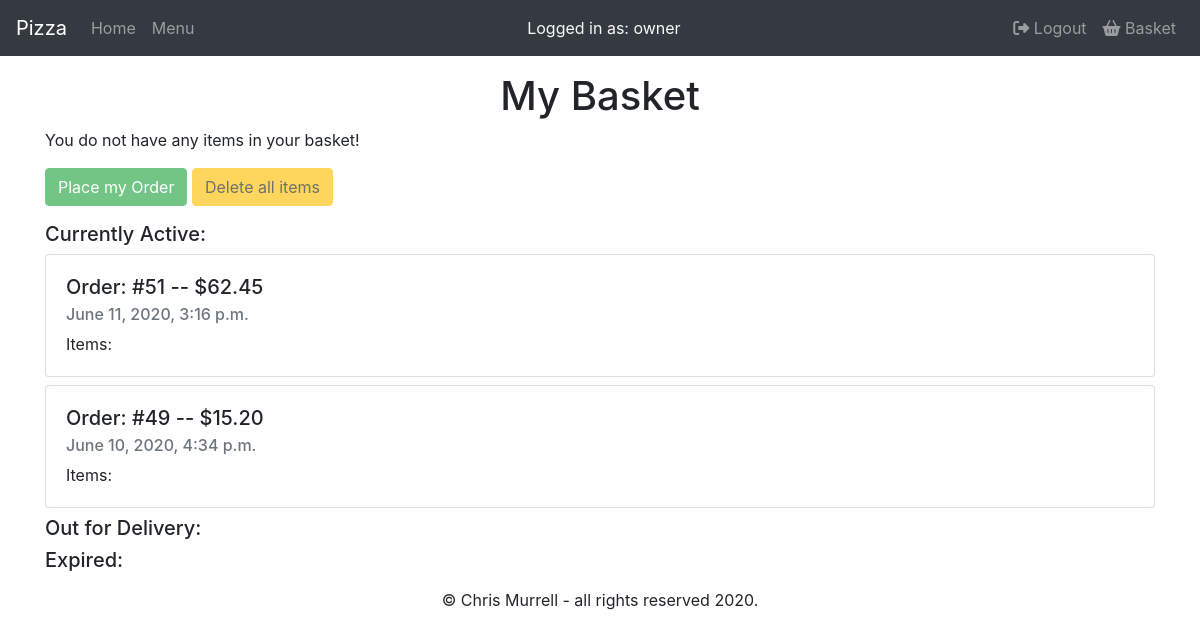
Before: /basket (signed in) with the older database file.
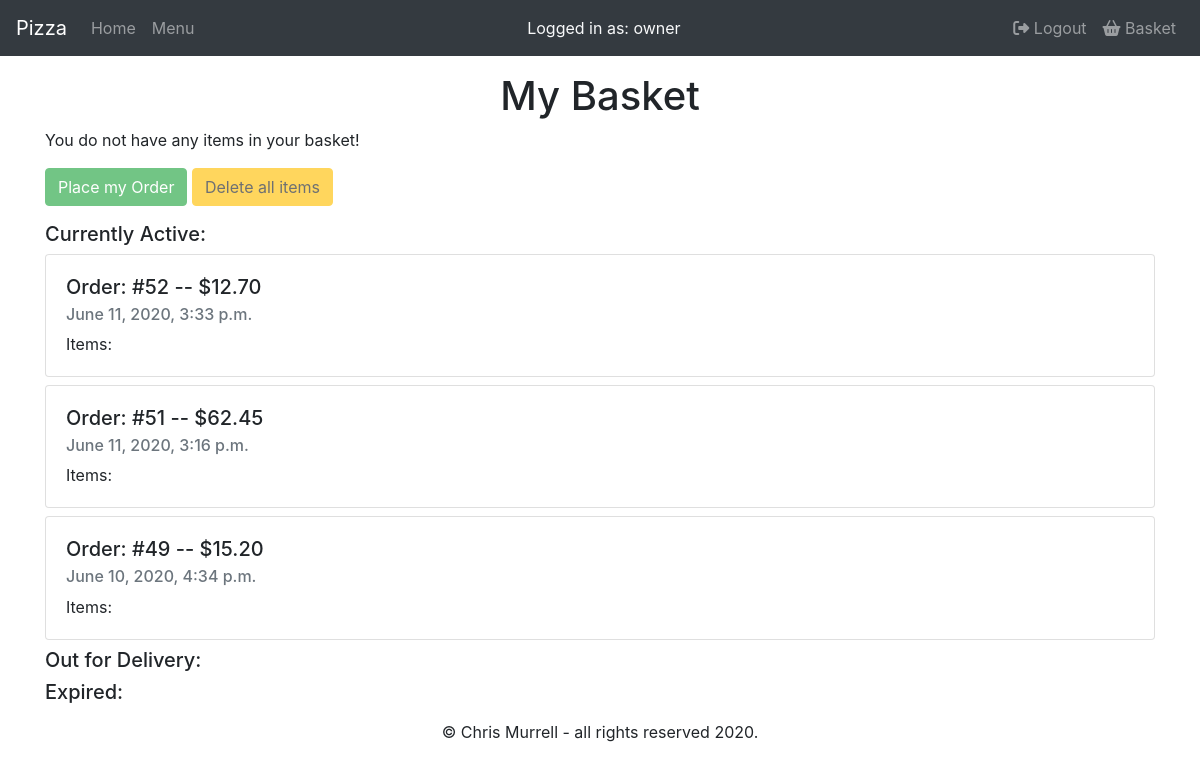
After: the same page with the newer database file.
### orders/models.py (models this page shows, shortened)
class Orders(models.Model):
    order_id = models.AutoField(primary_key=True)
    user_id = models.ForeignKey(
        User, on_delete=models.CASCADE, related_name='orders')
    pizItems = models.ManyToManyField('PizOrder', blank=True, related_name='pizItems')
    subItems = models.ManyToManyField('SubOrder', blank=True, related_name='subItems')
    pastaItems = models.ManyToManyField('PastaOrder', blank=True, related_name='pastaItems')
    saladItems = models.ManyToManyField('SaladOrder', blank=True, related_name='saladItems')
    platItems = models.ManyToManyField('PlatterOrder', blank=True, related_name='platItems')
    time_placed = models.DateTimeField(auto_now_add=True)
    cost = models.DecimalField(max_digits=6, decimal_places=2, default=00.00)
    active = models.CharField(max_length=1, default='Y')
    class Meta:
        verbose_name = 'order'
        verbose_name_plural = 'orders'

### orders/views.py (the view)
# urls.py: path("basket", views.basket, name="basket"),
def basket(request):
    user = request.user
    pizzas = PizOrder.objects.all()
    active = Orders.objects.filter(
        user_id=user, active='Y').order_by('-time_placed')
    delivery = Orders.objects.filter(
        user_id=user, active='D').order_by('-time_placed')
    expired = Orders.objects.filter(
        user_id=user, active='N').order_by('-time_placed')
    context = {
        "user": user,
        "active": active,
        "delivery": delivery,
        "expired": expired,
        "test": pizzas
    }
    return render(request, 'orders/basket.html', context)

### orders/Templates/orders/basket.html (shortened to what this page needs)
{% extends "orders/base.html" %}
{% load static %}
{% block main %}
<h1>My Basket</h1>
<form action="place" method="post">
    <div class="form-group" id="basketList">
    </div>
    <div class="form-group">
        <button type="submit" class="btn btn-success" id="placeOrder">
            Place my Order
        </button>
        <button type="button" class="btn btn-warning" id="deleteOrder">
            Delete all items
        </button>
    </div>
</form>
<h5>Currently Active:</h5>
{% for row in active %}
<div class="card mb-2">
    <div class="card-body">
        <h5 class="card-title">Order: #{{ row.order_id }} -- ${{ row.cost }}</h5>
        <h6 class="card-subtitle mb-2 text-muted">{{ row.time_placed }}</h6>
        <p class="card-text">Items:
        </p>
    </div>
</div>
{% endfor %}
<h5>Out for Delivery:</h5>
<h5>Expired:</h5>
{% endblock %}

Changed rows visible on the page:
added Orders: order_id "52", cost "12.70", time_placed "June 11, 2020, 3:33 p.m."
